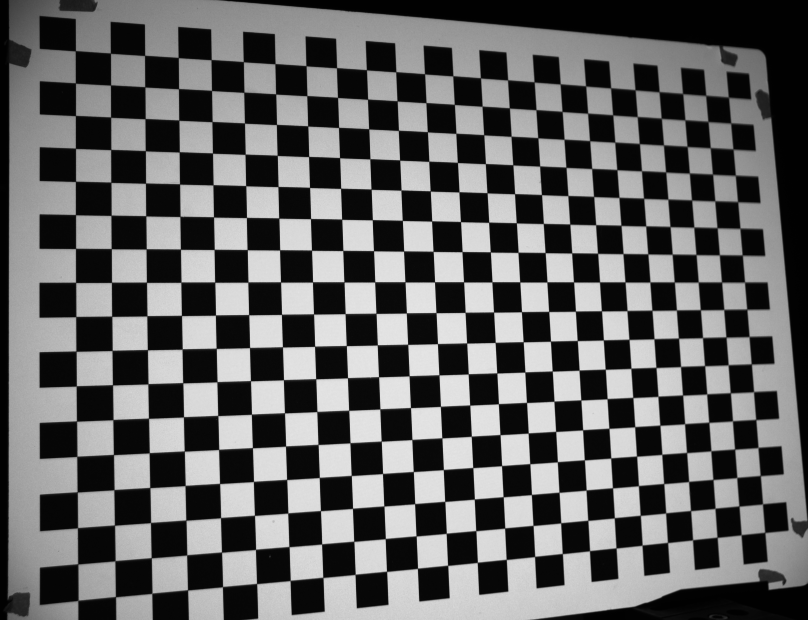
#> input picture assignment_6/Data/Calibration/NoPattern/1.png, 1616 x 1240 px (shown at 1/2 size); its folder holds only this picture in this run
$ jupyter execute --allow-errors part_1_q1.ipynb
#> lines starting #> are read from the running program, lines starting #| are printed output that depends on the picture; after the words box and inside, x2 and y2 are one past the last pixel; in counts of white or black regions, pixels touching at a corner belong together
question a

The world coordinate system is a reference coordinate system defined in the physical 3D space, independent of the camera. In our daily life, the world coordinate is the physical world projected into our eyes, though we do not have precise x,y,z mesument to define each point in world. However, in game engine like unity and unreal, there is a distnict xyz point correspodence of world coordinate in cartesian coordiate, making place the object in world coordinate system easy.

question b

[cell 1]
import cv2
import numpy as np
import matplotlib.pyplot as plt
import os
import glob

# Define checkerboard size (number of inner corners per row and column)
CHECKERBOARD = (17, 24)  # Example: 9x6 inner corners

objp = np.zeros((17*24,3), np.float32)
objp[:,:2] = np.mgrid[0:17,0:24].T.reshape(-1,2)
# Arrays to store object points and image points from all the images.
objpoints = [] # 3d point in real world space
imgpoints = [] # 2d points in image plane.

# Directory containing the checkerboard images
DATA_DIR = "Data/Calibration/NoPattern"
image_files = sorted(glob.glob(os.path.join(DATA_DIR, "*.png")))  # Adjust extension if needed

# Function to detect and plot corners
def detect_and_plot_corners(image_path, plot_title, save_path=None):
    # Load image
#> called with image_path = 'Data/Calibration/NoPattern/1.png'
    img = cv2.imread(image_path)
#> img is the input picture: shape (1240, 1616, 3); min 0, max 234, mean 98.5
    if img is None:
        print(f"Failed to load image: {image_path}")
        return False, None, img
    gray = cv2.cvtColor(img, cv2.COLOR_BGR2GRAY)

    # Detect checkerboard corners
    ret, corners=cv2.findChessboardCornersSB(gray, CHECKERBOARD, cv2.CALIB_CB_NORMALIZE_IMAGE,cv2.CALIB_CB_EXHAUSTIVE)
#> ret = True; corners = 408 rows, first 8: [156.3, 1201.5], [156, 1128.7], [155.5, 1056.3], [154.8, 984.6], [154.2, 913.5], [153.6, 842.9], [153, 772.6], [152.5, 703]

    if ret:
        print("ret found")
        objpoints.append(objp)
        # Refine corner positions
        corners = cv2.cornerSubPix(gray, corners, (11, 11), (-1, -1),
            criteria = (cv2.TERM_CRITERIA_EPS + cv2.TERM_CRITERIA_MAX_ITER, 30000, 0.0001))
#> corners = 408 rows, first 8: [156.5, 1201.1], [156, 1128.3], [155.5, 1055.9], [154.9, 984.4], [154.2, 913.1], [153.6, 842.6], [153.1, 772.3], [152.5, 702.7]
        imgpoints.append(corners)
        # Draw corners on image for visualization
        img_with_corners = img.copy()
        cv2.drawChessboardCorners(img_with_corners, CHECKERBOARD, corners, ret)
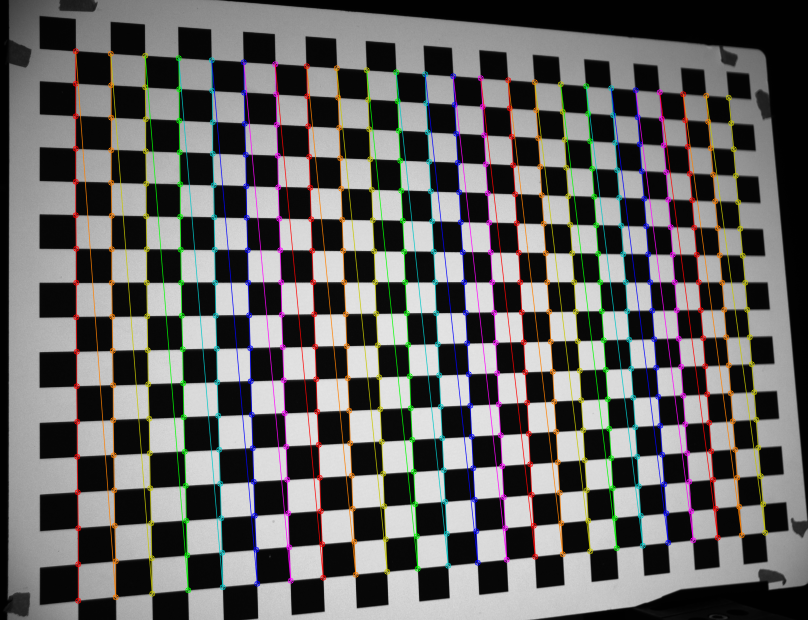
#> img_with_corners: shape (1240, 1616, 3) (shown at 1/2 size); 8.39% of pixels changed, all inside (x1, y1, x2, y2) = (145, 96, 1537, 1208)

        # Plot corners in pixel coordinates
        plt.figure(figsize=(8, 6))
        plt.imshow(img, cmap='gray')
        corners = corners.squeeze()  # Shape: (N, 2)
#> corners = 408 pairs, first value 151.2 to 1530.1, second value 102 to 1201.1
        plt.scatter(corners[:, 0], corners[:, 1], c='red', s=50, label='Detected Corners')
        plt.title(plot_title)
        plt.xlabel('Pixel Column (x)')
        plt.ylabel('Pixel Row (y)')
        plt.legend()
        if save_path:
            plt.savefig(save_path)
            plt.close()
        else:
            plt.show()
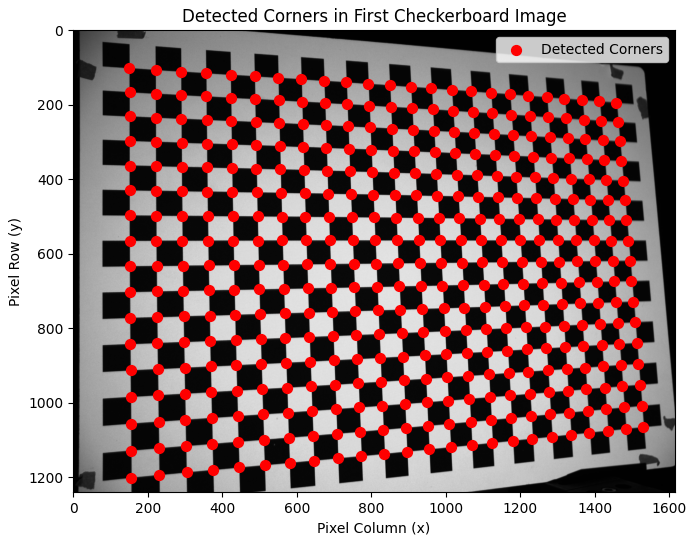
#> figure drawn by matplotlib, 1 panel

        return True, corners, img_with_corners
    else:
        # Plot the image even if detection failed
        plt.figure(figsize=(8, 6))
        plt.imshow(img, cmap='gray')
        plt.title(f"{plot_title} (No Corners Detected)")
        plt.xlabel('Pixel Column (x)')
        plt.ylabel('Pixel Row (y)')
        if save_path:
            plt.savefig(save_path)
            plt.close()
        else:
            plt.show()
        return False, None, img

# Part a: Detect and plot corners for the first image
if image_files:
    print("Processing first image...")
    success, corners, _ = detect_and_plot_corners(
        image_files[0],
        "Detected Corners in First Checkerboard Image"
    )
#> success = True
    if success:
        print("Corners successfully detected in the first image.")
    else:
        print("Failed to detect corners in the first image.")

# Part b: Detect corners in all 30 images and report failures
print("\nProcessing all images...")
failed_images = []
for i, img_path in enumerate(image_files[:30]):  # Limit to 30 images
    print(f"\nProcessing image {i+1}: {os.path.basename(img_path)}")
    save_path = f"output_image_{i+1}.png"
    success, corners, _ = detect_and_plot_corners(
        img_path,
        f"Checkerboard Image {i+1}",
        save_path=save_path
    )
#> in detect_and_plot_corners (call 2), `ret, corners=cv2.findChessboardCornersSB(gray, CHECKERBOARD, cv2.CALIB..`: corners = 408 rows, first 8: [156.3, 1201.5], [156, 1128.7], [155.5, 1056.3], [154.8, 984.6], [154.2, 913.5], [153.6, 842.9], [153, 772.6], [152.5, 703]
#> in detect_and_plot_corners (call 2), `corners = cv2.cornerSubPix(gray, corners, (11, 11), (-1, -1), criteria..`: corners = 408 rows, first 8: [156.5, 1201.1], [156, 1128.3], [155.5, 1055.9], [154.9, 984.4], [154.2, 913.1], [153.6, 842.6], [153.1, 772.3], [152.5, 702.7]
    if not success:
        print(f"Failed to detect corners in image {i+1}: {os.path.basename(img_path)}")
        failed_images.append((i+1, img_path, save_path))
    else:
        print(f"Successfully detected {len(corners)} corners in image {i+1}.")
#| Successfully detected 408 corners in image 1.

# Report summary
print("\nSummary:")
print(f"Processed {min(len(image_files), 30)} images.")
print(f"Number of images with failed corner detection: {len(failed_images)}")
if failed_images:
    print("Images with failed corner detection:")
    for idx, img_path, save_path in failed_images:
        print(f"Image {idx}: {os.path.basename(img_path)} (see {save_path})")
else:
    print("All corners successfully detected in all images.")

# Potential reasons for corner detection failures
if failed_images:
    print("\nPossible reasons for corner detection failures:")
    print("- Checkerboard pattern size mismatch: The specified pattern (9x6) may not match the actual checkerboard.")
    print("- Poor image quality: Low contrast, blur, or noise may prevent accurate corner detection.")
    print("- Occlusion or partial visibility: The checkerboard may be partially obscured or out of the frame.")
    print("- Incorrect flags or parameters: The detection flags may not be suitable for the image conditions.")
    print("- Lighting issues: Uneven lighting or reflections may interfere with corner detection.")
    print("- Image format or loading issues: Corrupted or improperly loaded images may cause failures.")

No all 30 can be sucessfully detected,

When Processed 30 images.
Number of images with failed corner detection: 11
Images with failed corner detection:
Image 4: 12.png (see output_image_4.png)
Image 7: 15.png (see output_image_7.png)
Image 11: 19.png (see output_image_11.png)
Image 17: 24.png (see output_image_17.png)
Image 18: 25.png (see output_image_18.png)
Image 19: 26.png (see output_image_19.png)
Image 20: 27.png (see output_image_20.png)
Image 22: 29.png (see output_image_22.png)
Image 23: 3.png (see output_image_23.png)
Image 27: 6.png (see output_image_27.png)
Image 30: 9.png (see output_image_30.png)

Possible reasons for corner detection failures:
- Checkerboard pattern size mismatch: The specified pattern (9x6) may not match the actual checkerboard.
- Poor image quality: Low contrast, blur, or noise may prevent accurate corner detection.
- Occlusion or partial visibility: The checkerboard may be partially obscured or out of the frame.
- Incorrect flags or parameters: The detection flags may not be suitable for the image conditions.
- Lighting issues: Uneven lighting or reflections may interfere with corner detection.
- Image format or loading issues: Corrupted or improperly loaded images may cause failures.

[cell 2]
# 4.png
# Occlusion or partial visibility: The checkerboard lower left part may be partially obscured or out of the frame.
success, corners, _ = detect_and_plot_corners(
        "Data/Calibration/NoPattern/3.png",
        f"Checkerboard Image {3}"
    )
#> success = False

[cell 3]
# 29.png
# - Lighting issues: Uneven lighting or reflections may interfere with corner detection.
# Poor image quality: Low contrast, blur, or noise may prevent accurate corner detection.
success, corners, _ = detect_and_plot_corners(
        "Data/Calibration/NoPattern/29.png",
        f"Checkerboard Image {29}"
    )

$ run again, on assignment_6/Data/Calibration/NoPattern/13.png
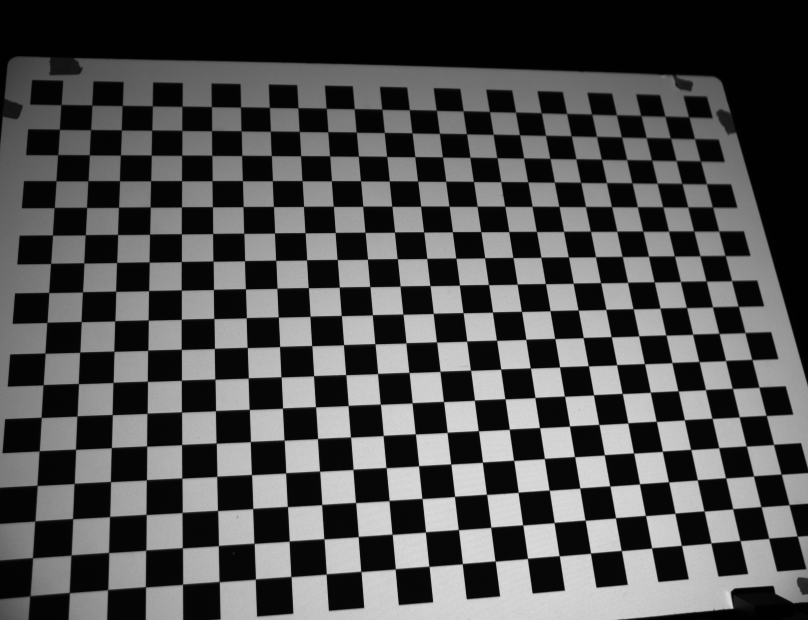
#> input picture assignment_6/Data/Calibration/NoPattern/13.png, 1616 x 1240 px (shown at 1/2 size)
#> in detect_and_plot_corners, img is the input picture: shape (1240, 1616, 3); min 0, max 228, mean 76.8
#> in detect_and_plot_corners, `ret, corners=cv2.findChessboardCornersSB(gray, CHECKERBOARD, cv2.CALIB..`: ret = True; corners = 408 rows, first 8: [60.34, 1192.3], [65.63, 1116.1], [70.23, 1042.7], [74.72, 971.4], [78.83, 902.3], [82.91, 835.4], [86.78, 770.1], [90.57, 706.9]
#> in detect_and_plot_corners, `corners = cv2.cornerSubPix(gray, corners, (11, 11), (-1, -1), criteria..`: corners = 408 rows, first 8: [60.35, 1191.8], [65.51, 1115.8], [70.33, 1042.3], [74.69, 971.1], [78.86, 902.1], [82.95, 835], [86.79, 769.9], [90.61, 706.6]
#> in detect_and_plot_corners, `cv2.drawChessboardCorners(img_with_corners, CHECKERBOARD, corners, ret)`:
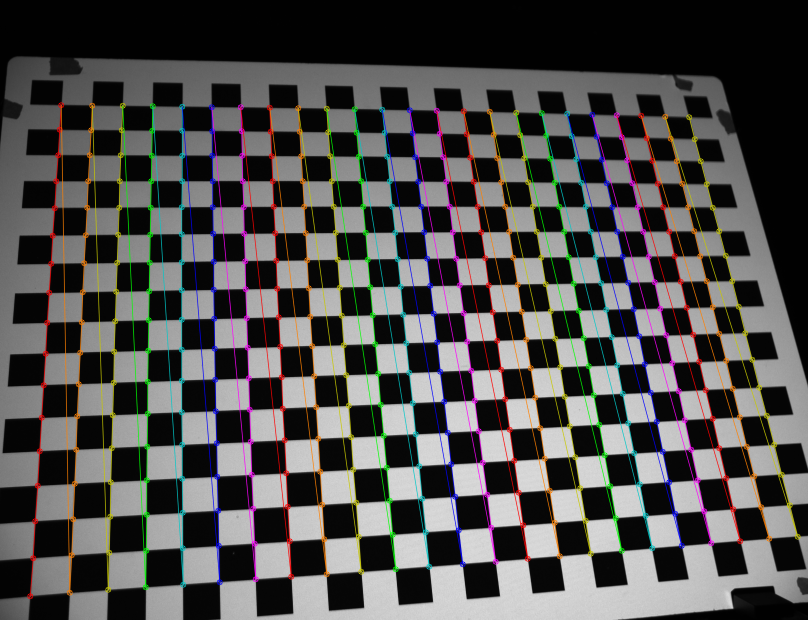
#> img_with_corners: shape (1240, 1616, 3) (shown at 1/2 size); 7.92% of pixels changed, all inside (x1, y1, x2, y2) = (54, 204, 1602, 1199)
#> in detect_and_plot_corners, `corners = corners.squeeze()`: corners = 408 pairs, first value 60.35 to 1594.8, second value 209.6 to 1191.8
#> in detect_and_plot_corners, `plt.show()`:
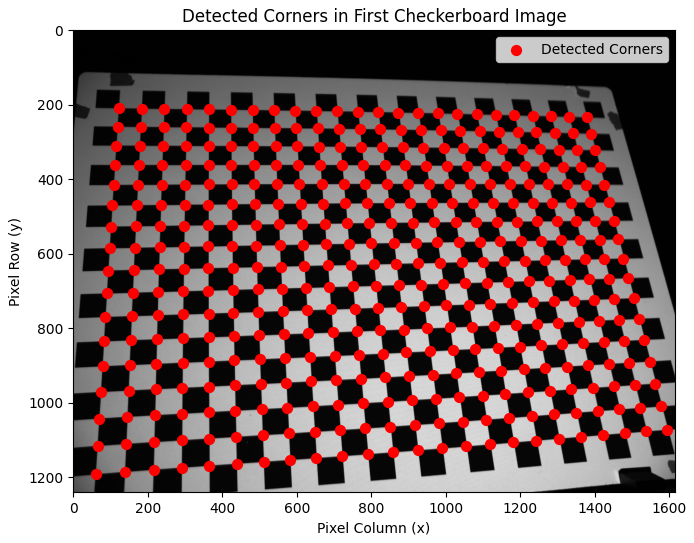
#> figure drawn by matplotlib, 1 panel
#> `success, corners, _ = detect_and_plot_corners( image_files[0], "Detect..`: success = True
#> in detect_and_plot_corners (call 2), `ret, corners=cv2.findChessboardCornersSB(gray, CHECKERBOARD, cv2.CALIB..`: corners = 408 rows, first 8: [60.34, 1192.3], [65.63, 1116.1], [70.23, 1042.7], [74.72, 971.4], [78.83, 902.3], [82.91, 835.4], [86.78, 770.1], [90.57, 706.9]
#> in detect_and_plot_corners (call 2), `corners = cv2.cornerSubPix(gray, corners, (11, 11), (-1, -1), criteria..`: corners = 408 rows, first 8: [60.35, 1191.8], [65.51, 1115.8], [70.33, 1042.3], [74.69, 971.1], [78.86, 902.1], [82.95, 835], [86.79, 769.9], [90.61, 706.6]
#| Successfully detected 408 corners in image 1.
#> `success, corners, _ = detect_and_plot_corners( "Data/Calibration/NoPat..`: success = False

$ run again, on assignment_6/Data/Calibration/NoPattern/14.png
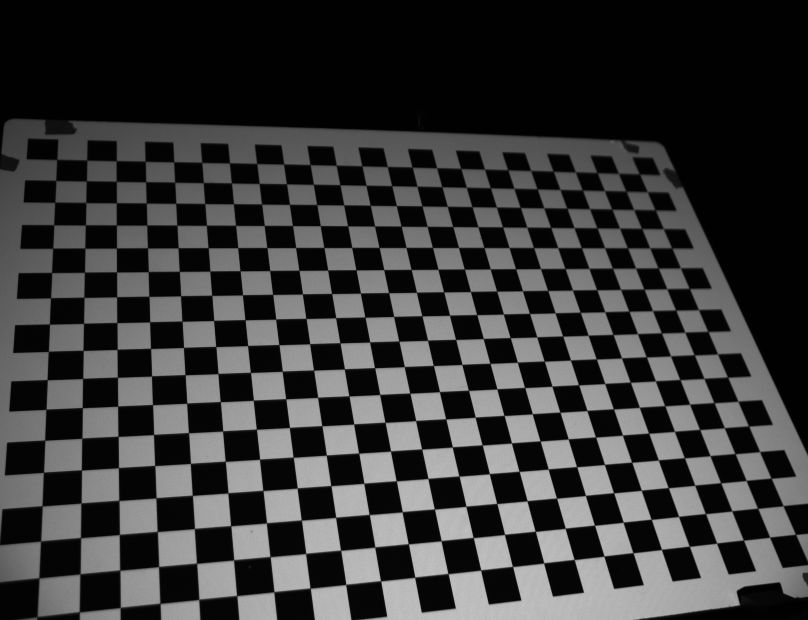
#> input picture assignment_6/Data/Calibration/NoPattern/14.png, 1616 x 1240 px (shown at 1/2 size)
#> in detect_and_plot_corners, img is the input picture: shape (1240, 1616, 3); min 0, max 203, mean 55.1
#> in detect_and_plot_corners, `ret, corners=cv2.findChessboardCornersSB(gray, CHECKERBOARD, cv2.CALIB..`: ret = True; corners = 408 rows, first 8: [74.87, 1234.1], [78.4, 1156.6], [81.69, 1082.8], [84.63, 1012.5], [87.43, 945.3], [89.94, 881], [92.49, 819.3], [94.84, 760.1]
#> in detect_and_plot_corners, `corners = cv2.cornerSubPix(gray, corners, (11, 11), (-1, -1), criteria..`: corners = 408 rows, first 8: [74.37, 1233.6], [78.27, 1156.2], [81.69, 1082.3], [84.75, 1012.2], [87.48, 944.9], [90.02, 880.7], [92.49, 818.9], [94.92, 759.8]
#> in detect_and_plot_corners, `cv2.drawChessboardCorners(img_with_corners, CHECKERBOARD, corners, ret)`:
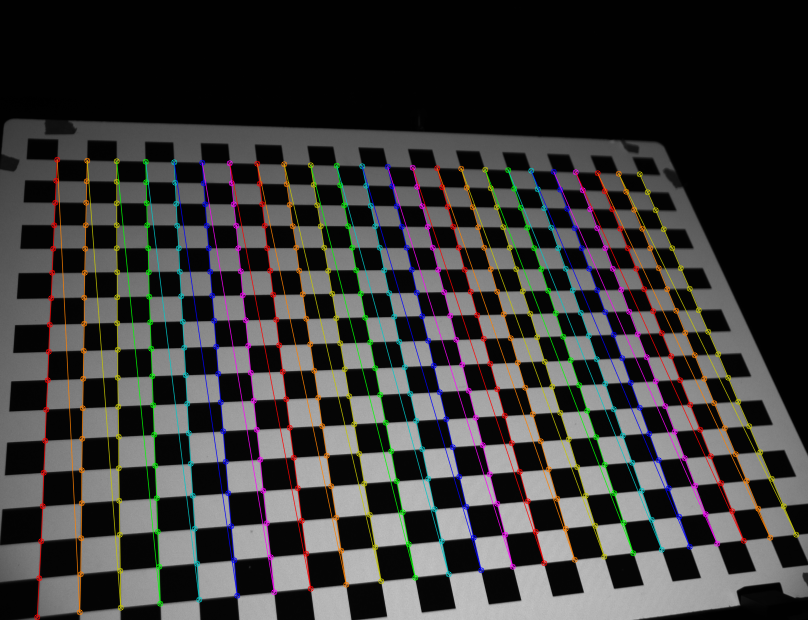
#> img_with_corners: shape (1240, 1616, 3) (shown at 1/2 size); 7.27% of pixels changed, all inside (x1, y1, x2, y2) = (68, 313, 1599, 1240)
#> in detect_and_plot_corners, `corners = corners.squeeze()`: corners = 408 pairs, first value 74.37 to 1591.6, second value 319.3 to 1233.6
#> in detect_and_plot_corners, `plt.show()`:
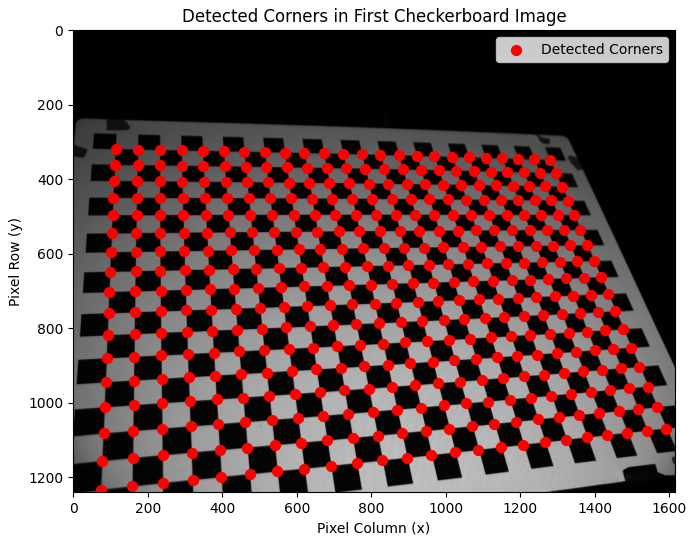
#> figure drawn by matplotlib, 1 panel
#> `success, corners, _ = detect_and_plot_corners( image_files[0], "Detect..`: success = True
#> in detect_and_plot_corners (call 2), `ret, corners=cv2.findChessboardCornersSB(gray, CHECKERBOARD, cv2.CALIB..`: corners = 408 rows, first 8: [74.87, 1234.1], [78.4, 1156.6], [81.69, 1082.8], [84.63, 1012.5], [87.43, 945.3], [89.94, 881], [92.49, 819.3], [94.84, 760.1]
#> in detect_and_plot_corners (call 2), `corners = cv2.cornerSubPix(gray, corners, (11, 11), (-1, -1), criteria..`: corners = 408 rows, first 8: [74.37, 1233.6], [78.27, 1156.2], [81.69, 1082.3], [84.75, 1012.2], [87.48, 944.9], [90.02, 880.7], [92.49, 818.9], [94.92, 759.8]
#| Successfully detected 408 corners in image 1.
#> `success, corners, _ = detect_and_plot_corners( "Data/Calibration/NoPat..`: success = False
